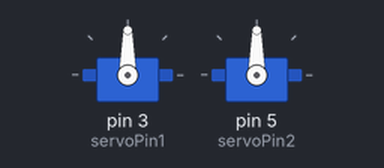
Bench run of a sketch on a simulated Arduino Uno, built with avr-gcc and run on an emulated ATmega328P. Shown: 2 × servo.

Above: at 0.05 s.
At 0.2 s:
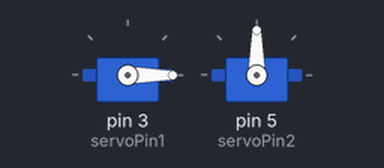
At 0.65 s:
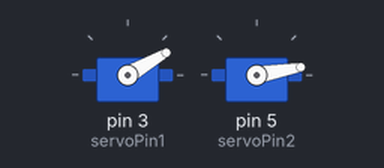
At 1.25 s:
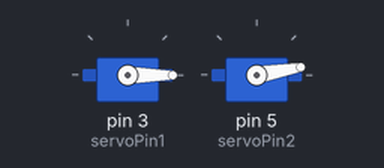
Timing chart, 0 to 3.0 s (numbered marks = the images above):
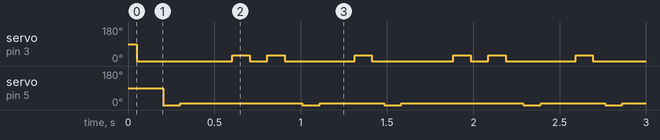

The sketch:

tromming_uten_delay_yokun.ino
```cpp
#include <NewPing.h>
#include <Servo.h>

#define TRIGGER_PIN  12  // Arduino pin tied to trigger pin on the ultrasonic sensor.
#define ECHO_PIN     11  // Arduino pin tied to echo pin on the ultrasonic sensor.
#define MAX_DISTANCE 400 // Maximum distance we want to ping for (in centimeters). Maximum sensor distance is rated at 400-500cm.

//NewPing sonar(TRIGGER_PIN, ECHO_PIN, MAX_DISTANCE); // NewPing setup of pins and maximum distance.

Servo servo1;
Servo servo2;
const int buttonPin = 2;
const int servoPin1 = 3;
const int servoPin2 = 5;
int buttonState = 0;

unsigned long prevTime;

boolean array[10];

void setup() {

  Serial.begin(115200); // Open serial monitor at 115200 baud to see ping results.

  pinMode(buttonPin, INPUT);
  pinMode(servoPin1, OUTPUT);
  servo1.attach(servoPin1);
  servo2.attach(servoPin2);

  prevTime = millis();

}

void loop() {

  //unsigned int uS = sonar.ping();
  //int cm = (uS / US_ROUNDTRIP_CM);

  if (prevTime + 50 < millis() && array[10] == false) {
    drum1opp();//opp1
    array[10] = true;
    array[0] = true;
  }

  if (prevTime + 200 < millis() && array[0] == true) {
    drum2ned(); //dunk2
    array[0] = false; //avslutter denne.
    array[1] = true; //starter neste.
  }

  if (prevTime + 100 < millis() && array[1] == true) {
    drum2opp(10);//opp2
    array[1] = false;
    array[2] = true;
  }

  if (prevTime + 300 < millis() && array[2] == true) {
    drum1ned();//dunk1
    array[2] = false;
    array[3] = true;
  }

  if (prevTime + 100 < millis() && array[3] == true) {
    drum1opp();//opp1
    array[3] = false;
    array[4] = true;
  }

  if (prevTime + 100 < millis() && array[4] == true) {
    drum1ned();//dunk1
    array[4] = false;
    array[5] = true;
  }

  if (prevTime + 100 < millis() && array[5] == true) {
    drum1opp();//opp1
    array[5] = false;
    array[6] = true;
  }

  if (prevTime + 100 < millis() && array[6] == true) {
    drum2ned();//dunk2
    array[6] = false;
    array[7] = true;
  }

  if (prevTime + 100 < millis() && array[7] == true) {
    drum2opp(10);//opp2
    array[7] = false;
    array[8] = true;
  }

  if (prevTime + 200 < millis() && array[8] == true) {
    drum1ned();//dunk1
    array[8] = false;
    array[9] = true;
  }

  if (prevTime + 100 < millis() && array[9] == true) {
    array[9] = false;
    array[10] = false;
  }


  // Wait 50ms between pings (about 20 pings/sec). 29ms should be the shortest delay between pings.
  //unsigned int uS = sonar.ping(); // Send ping, get ping time in microseconds (uS).
 // Serial.print("Ping: ");
 // Serial.print(cm); // Convert ping time to distance in cm and print result (0 = outside set distance range)
 // Serial.println("cm");

}

void drum1ned() {
  servo1.write(30);
  prevTime = millis();
}

void drum1opp() {
  servo1.write(0);
  prevTime = millis();
}

void drum2ned() {
  servo2.write(-30);
  prevTime = millis();
}

void drum2opp(int i) {
  servo2.write(i);
  prevTime = millis();
}
```

Measured:
- by itself, servo on pin 3 (servoPin1): repeats every 1.3 s: 30° 0.10 s, 0° 0.10 s, 30° 0.10 s, 0° 0.40 s, 30° 0.10 s, 0° 0.47 s
- by itself, servo on pin 5 (servoPin2): repeats every 1.3 s: 10° 0.71 s, 0° 0.10 s, 10° 0.37 s, 0° 0.10 s
